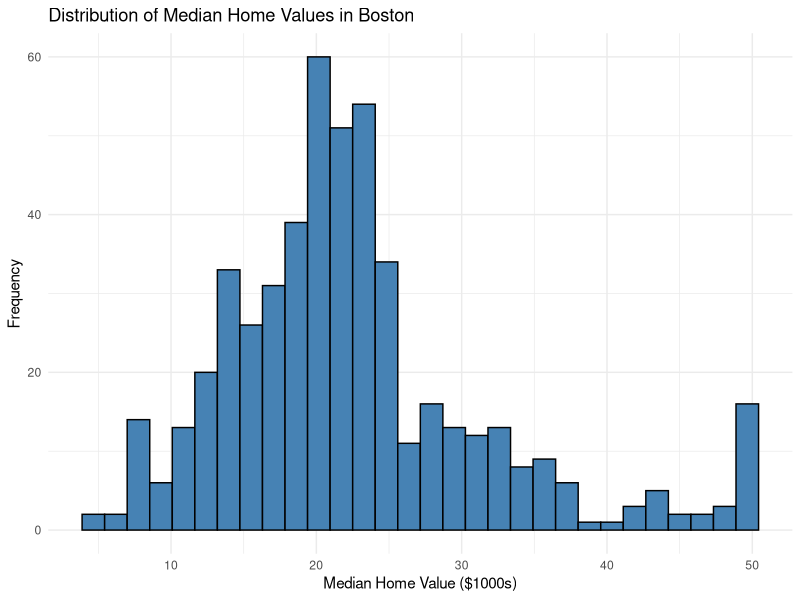
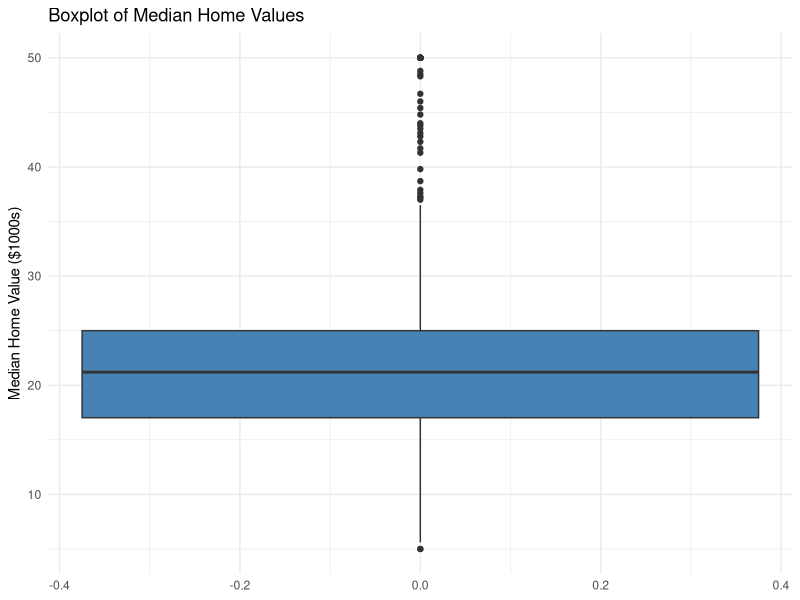
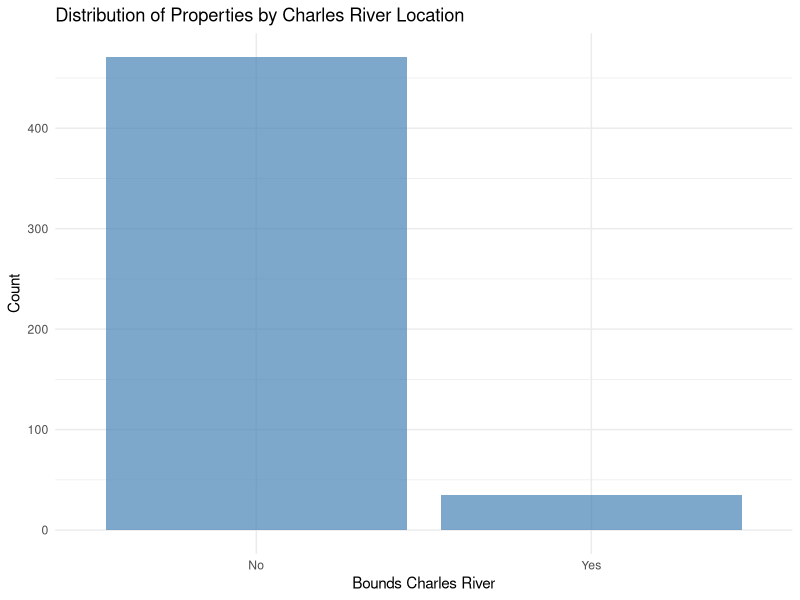
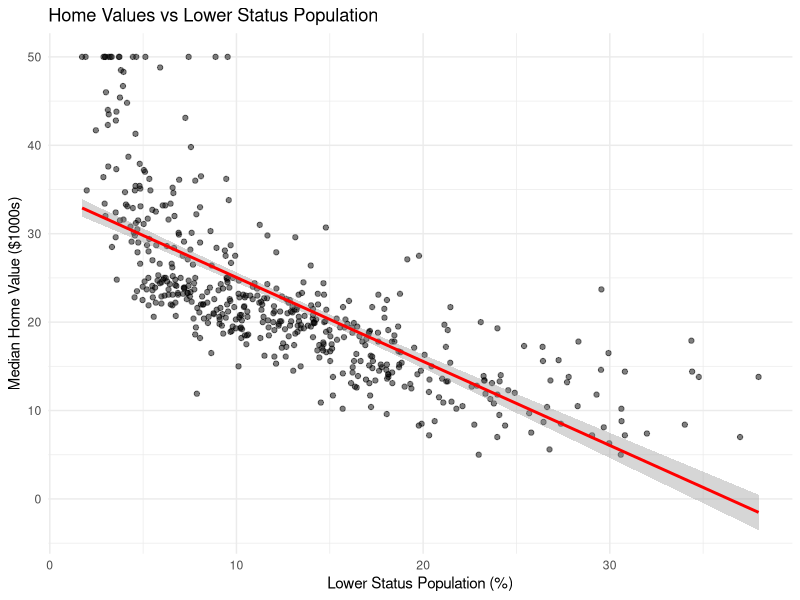
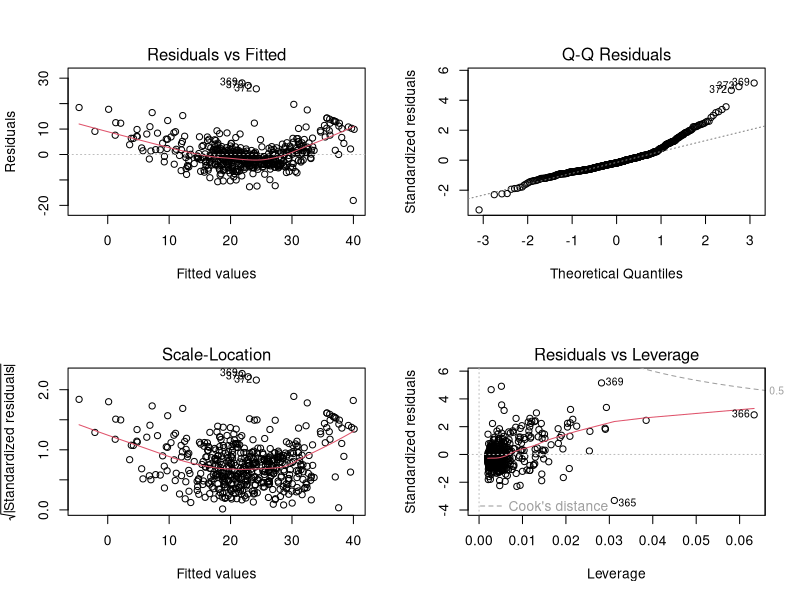
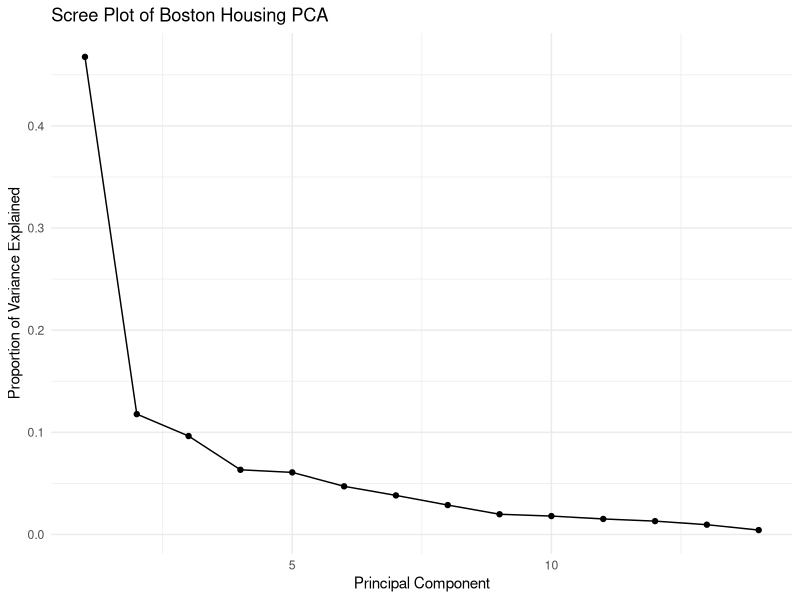
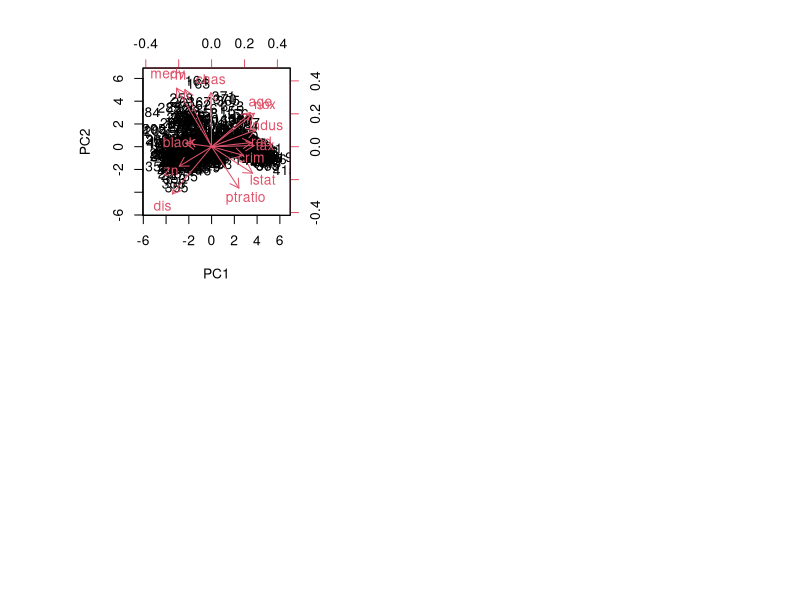

Recreate these plots in R, in order.
# Loading MASS package
library(MASS)
library(ggplot2)
# Loading Boston dataset
data(Boston)
str(Boston)
head(Boston)

summary(Boston$medv)
sd(Boston$medv)

# Create histogram
ggplot(Boston, aes(x=medv)) +
  geom_histogram(bins=30, fill="steelblue", color="black") +
  labs(title="Distribution of Median Home Values in Boston",
       x="Median Home Value ($1000s)",
       y="Frequency") +
  theme_minimal()

# Create boxplot
ggplot(Boston, aes(y=medv)) +
  geom_boxplot(fill="steelblue") +
  labs(title="Boxplot of Median Home Values",
       y="Median Home Value ($1000s)") +
  theme_minimal()

#categorical variable
ggplot(Boston, aes(x=factor(chas))) +
  geom_bar(fill="steelblue", alpha=0.7) +
  labs(title="Distribution of Properties by Charles River Location",
       x="Bounds Charles River",
       y="Count") +
  scale_x_discrete(labels=c("No", "Yes")) +
  theme_minimal()

#Pearson correlation
cor(Boston$medv, Boston$lstat)
#Scatter plot
ggplot(Boston, aes(x=lstat, y=medv)) +
  geom_point(alpha=0.5) +
  geom_smooth(method="lm", color="red") +
  labs(title="Home Values vs Lower Status Population",
       x="Lower Status Population (%)",
       y="Median Home Value ($1000s)") +
  theme_minimal()

#multiple linear regression
model <- lm(medv ~ lstat + rm, data=Boston)
summary(model)

par(mfrow=c(2,2))
plot(model)

#pca
boston_pca <- prcomp(Boston, scale = TRUE)

#variance explained
var_explained <- boston_pca$sdev^2 / sum(boston_pca$sdev^2)

# Creating scree plot
ggplot(data.frame(PC = 1:length(var_explained), 
                  VarExplained = var_explained), 
       aes(x = PC, y = VarExplained)) +
  geom_line() +
  geom_point() +
  labs(title = "Scree Plot of Boston Housing PCA",
       x = "Principal Component",
       y = "Proportion of Variance Explained") +
  theme_minimal()

#pca intepret
biplot(boston_pca, scale=0, cex=c(0,1))

print(boston_pca$rotation)
